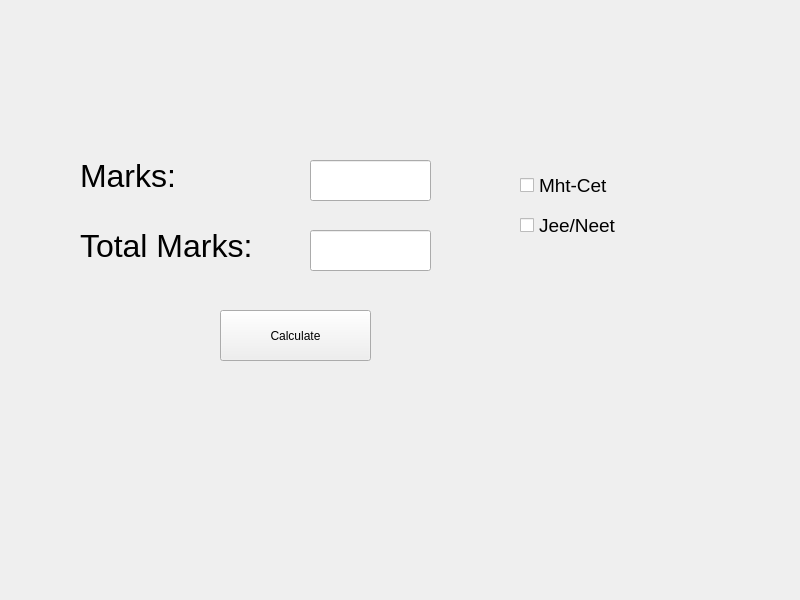
<?xml version="1.0" encoding="UTF-8"?>
<ui version="4.0">
 <class>MainWindow</class>
 <widget class="QMainWindow" name="MainWindow">
  <property name="geometry">
   <rect>
    <x>0</x>
    <y>0</y>
    <width>800</width>
    <height>600</height>
   </rect>
  </property>
  <property name="windowTitle">
   <string>MainWindow</string>
  </property>
  <widget class="QWidget" name="centralwidget">
   <widget class="QLabel" name="label">
    <property name="geometry">
     <rect>
      <x>80</x>
      <y>150</y>
      <width>121</width>
      <height>51</height>
     </rect>
    </property>
    <property name="font">
     <font>
      <pointsize>24</pointsize>
     </font>
    </property>
    <property name="text">
     <string>Marks: </string>
    </property>
   </widget>
   <widget class="QLabel" name="label_2">
    <property name="geometry">
     <rect>
      <x>80</x>
      <y>220</y>
      <width>191</width>
      <height>51</height>
     </rect>
    </property>
    <property name="font">
     <font>
      <pointsize>24</pointsize>
     </font>
    </property>
    <property name="text">
     <string>Total Marks: </string>
    </property>
   </widget>
   <widget class="QLineEdit" name="lineEdit_M">
    <property name="geometry">
     <rect>
      <x>310</x>
      <y>160</y>
      <width>121</width>
      <height>41</height>
     </rect>
    </property>
    <property name="placeholderText">
     <string/>
    </property>
    <property name="clearButtonEnabled">
     <bool>false</bool>
    </property>
   </widget>
   <widget class="QLineEdit" name="lineEdit_TM">
    <property name="geometry">
     <rect>
      <x>310</x>
      <y>230</y>
      <width>121</width>
      <height>41</height>
     </rect>
    </property>
    <property name="text">
     <string/>
    </property>
    <property name="placeholderText">
     <string/>
    </property>
   </widget>
   <widget class="QPushButton" name="pushButton">
    <property name="geometry">
     <rect>
      <x>220</x>
      <y>310</y>
      <width>151</width>
      <height>51</height>
     </rect>
    </property>
    <property name="text">
     <string>Calculate</string>
    </property>
   </widget>
   <widget class="QLabel" name="label_display">
    <property name="geometry">
     <rect>
      <x>60</x>
      <y>380</y>
      <width>641</width>
      <height>61</height>
     </rect>
    </property>
    <property name="styleSheet">
     <string notr="true">font: 18pt &quot;Segoe UI&quot;;</string>
    </property>
    <property name="text">
     <string/>
    </property>
   </widget>
   <widget class="QLabel" name="label_WQ">
    <property name="geometry">
     <rect>
      <x>60</x>
      <y>450</y>
      <width>641</width>
      <height>61</height>
     </rect>
    </property>
    <property name="styleSheet">
     <string notr="true">font: 18pt &quot;Segoe UI&quot;;</string>
    </property>
    <property name="text">
     <string/>
    </property>
   </widget>
   <widget class="QCheckBox" name="checkBox_MHT">
    <property name="geometry">
     <rect>
      <x>520</x>
      <y>170</y>
      <width>171</width>
      <height>31</height>
     </rect>
    </property>
    <property name="font">
     <font>
      <pointsize>14</pointsize>
     </font>
    </property>
    <property name="text">
     <string>Mht-Cet</string>
    </property>
   </widget>
   <widget class="QCheckBox" name="checkBox_COM">
    <property name="geometry">
     <rect>
      <x>520</x>
      <y>210</y>
      <width>171</width>
      <height>31</height>
     </rect>
    </property>
    <property name="font">
     <font>
      <pointsize>14</pointsize>
     </font>
    </property>
    <property name="text">
     <string>Jee/Neet</string>
    </property>
   </widget>
   <widget class="QLabel" name="label_MARKS">
    <property name="geometry">
     <rect>
      <x>60</x>
      <y>510</y>
      <width>641</width>
      <height>61</height>
     </rect>
    </property>
    <property name="styleSheet">
     <string notr="true">font: 18pt &quot;Segoe UI&quot;;</string>
    </property>
    <property name="text">
     <string/>
    </property>
   </widget>
  </widget>
  <widget class="QMenuBar" name="menubar">
   <property name="geometry">
    <rect>
     <x>0</x>
     <y>0</y>
     <width>800</width>
     <height>22</height>
    </rect>
   </property>
  </widget>
 </widget>
 <resources/>
 <connections/>
</ui>
